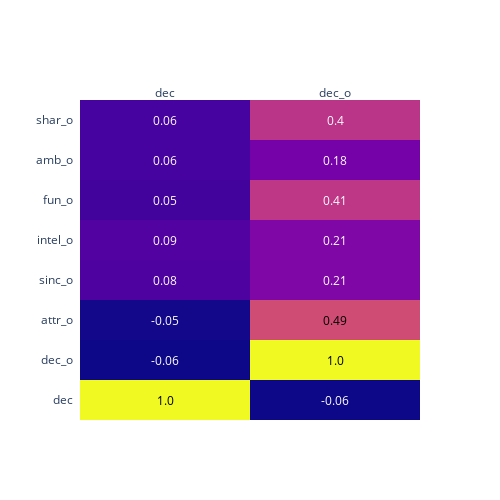

Notebook code cell kept with this figure:
### Code cell
import plotly.figure_factory as ff
fig = ff.create_annotated_heatmap(decision_correlations.values,
                                   x=decision_correlations.columns.tolist(),
                                   y=decision_correlations.index.tolist())

fig.update_layout(height=500, width=500)
fig.show()

### Figure 1 — Plotly figure (JSON) as saved in the notebook; plotly's stock layout.template omitted (floating-point values rounded to 4 significant figures)
{"data": [{"colorscale": [[0, "#0d0887"], [0.1111, "#46039f"], [0.2222, "#7201a8"], [0.3333, "#9c179e"], [0.4444, "#bd3786"], [0.5556, "#d8576b"], [0.6667, "#ed7953"], [0.7778, "#fb9f3a"], [0.8889, "#fdca26"], [1, "#f0f921"]], "reversescale": false, "showscale": false, "type": "heatmap", "x": ["dec", "dec_o"], "y": ["dec", "dec_o", "attr_o", "sinc_o", "intel_o", "fun_o", "amb_o", "shar_o"], "z": [[1, -0.06], [-0.06, 1], [-0.05, 0.49], [0.08, 0.21], [0.09, 0.21], [0.05, 0.41], [0.06, 0.18], [0.06, 0.4]]}], "layout": {"annotations": [{"font": {"color": "#000000"}, "showarrow": false, "text": "1.0", "x": "dec", "xref": "x", "y": "dec", "yref": "y"}, {"font": {"color": "#FFFFFF"}, "showarrow": false, "text": "-0.06", "x": "dec_o", "xref": "x", "y": "dec", "yref": "y"}, {"font": {"color": "#FFFFFF"}, "showarrow": false, "text": "-0.06", "x": "dec", "xref": "x", "y": "dec_o", "yref": "y"}, {"font": {"color": "#000000"}, "showarrow": false, "text": "1.0", "x": "dec_o", "xref": "x", "y": "dec_o", "yref": "y"}, {"font": {"color": "#FFFFFF"}, "showarrow": false, "text": "-0.05", "x": "dec", "xref": "x", "y": "attr_o", "yref": "y"}, {"font": {"color": "#000000"}, "showarrow": false, "text": "0.49", "x": "dec_o", "xref": "x", "y": "attr_o", "yref": "y"}, {"font": {"color": "#FFFFFF"}, "showarrow": false, "text": "0.08", "x": "dec", "xref": "x", "y": "sinc_o", "yref": "y"}, {"font": {"color": "#FFFFFF"}, "showarrow": false, "text": "0.21", "x": "dec_o", "xref": "x", "y": "sinc_o", "yref": "y"}, {"font": {"color": "#FFFFFF"}, "showarrow": false, "text": "0.09", "x": "dec", "xref": "x", "y": "intel_o", "yref": "y"}, {"font": {"color": "#FFFFFF"}, "showarrow": false, "text": "0.21", "x": "dec_o", "xref": "x", "y": "intel_o", "yref": "y"}, {"font": {"color": "#FFFFFF"}, "showarrow": false, "text": "0.05", "x": "dec", "xref": "x", "y": "fun_o", "yref": "y"}, {"font": {"color": "#FFFFFF"}, "showarrow": false, "text": "0.41", "x": "dec_o", "xref": "x", "y": "fun_o", "yref": "y"}, {"font": {"color": "#FFFFFF"}, "showarrow": false, "text": "0.06", "x": "dec", "xref": "x", "y": "amb_o", "yref": "y"}, {"font": {"color": "#FFFFFF"}, "showarrow": false, "text": "0.18", "x": "dec_o", "xref": "x", "y": "amb_o", "yref": "y"}, {"font": {"color": "#FFFFFF"}, "showarrow": false, "text": "0.06", "x": "dec", "xref": "x", "y": "shar_o", "yref": "y"}, {"font": {"color": "#FFFFFF"}, "showarrow": false, "text": "0.4", "x": "dec_o", "xref": "x", "y": "shar_o", "yref": "y"}], "height": 500, "width": 500, "xaxis": {"dtick": 1, "gridcolor": "rgb(0, 0, 0)", "side": "top", "ticks": ""}, "yaxis": {"dtick": 1, "ticks": "", "ticksuffix": "  "}}}
